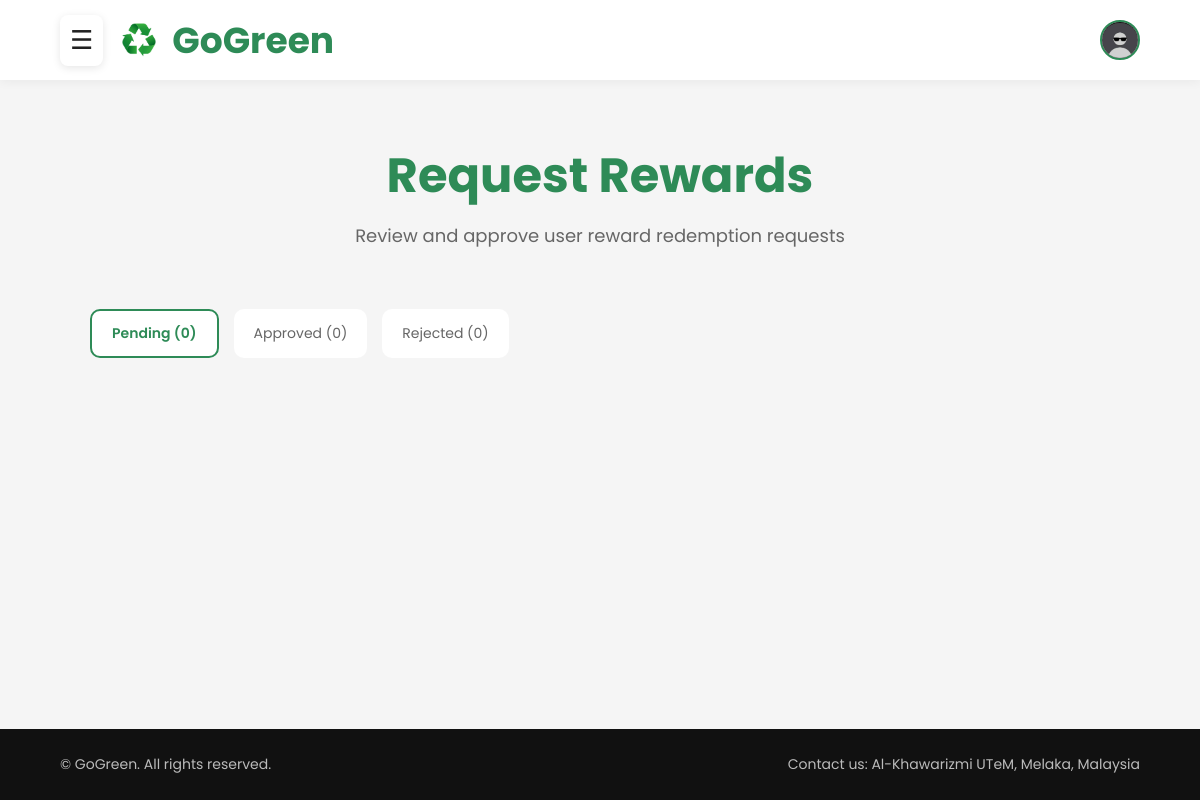
The page /Admin/reqreward.php on the database as committed earlier.
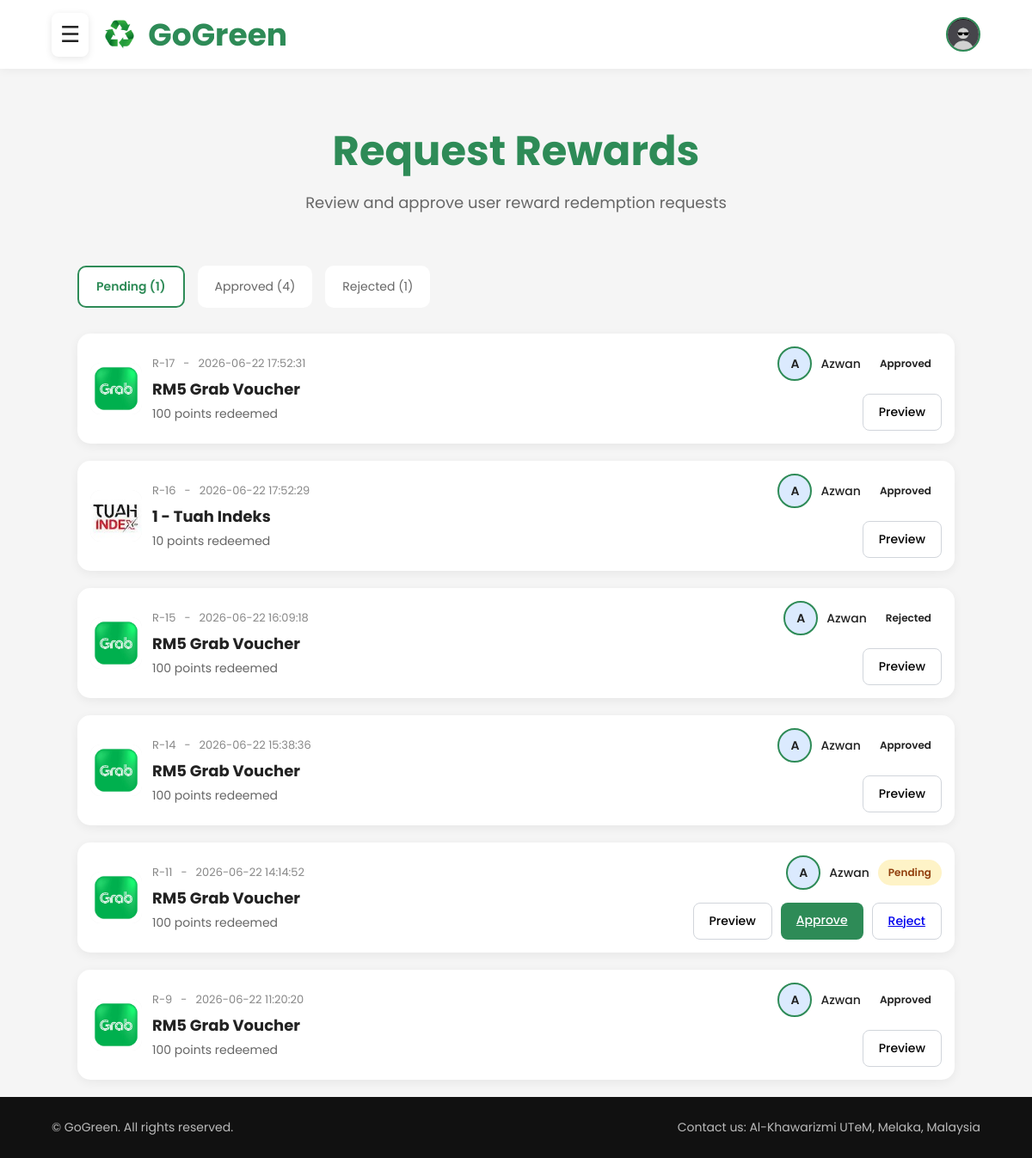
The same page on the database as committed later.
### tables this page shows
CREATE TABLE `reward_redeems` (
  `id` int(11) NOT NULL,
  `user_id` int(11) NOT NULL,
  `reward_id` int(11) NOT NULL,
  `quantity` int(11) DEFAULT 1,
  `total_points` int(11) DEFAULT NULL,
  `status` enum('pending','approved','rejected','completed') DEFAULT 'pending',
  `redeem_date` timestamp NOT NULL DEFAULT current_timestamp(),
  `serial_number` varchar(50) DEFAULT NULL,
  `approved_at` datetime DEFAULT NULL,
  `approved_by` int(11) DEFAULT NULL
);

CREATE TABLE `rewards` (
  `id` int(11) NOT NULL,
  `reward_name` varchar(100) NOT NULL,
  `description` text DEFAULT NULL,
  `points_required` int(11) NOT NULL,
  `stock` int(11) DEFAULT 0,
  `image` varchar(255) DEFAULT NULL,
  `status` enum('available','unavailable') DEFAULT 'available',
  `created_at` timestamp NOT NULL DEFAULT current_timestamp()
);

CREATE TABLE `users` (
  `id` int(11) NOT NULL,
  `fullname` varchar(100) NOT NULL,
  `username` varchar(50) NOT NULL,
  `email` varchar(100) NOT NULL,
  `matric_id` varchar(20) DEFAULT NULL,
  `phone` varchar(20) DEFAULT NULL,
  `password` varchar(255) NOT NULL,
  `role` enum('admin','worker','user') DEFAULT 'user',
  `faculty` varchar(100) DEFAULT NULL,
  `profile_image` varchar(255) DEFAULT 'default.png',
  `points` int(11) DEFAULT 0,
  `address` text DEFAULT NULL,
  `email_verified` tinyint(1) DEFAULT 0,
  `otp_code` varchar(10) DEFAULT NULL,
  `otp_expiry` datetime DEFAULT NULL,
  `status` enum('active','inactive','banned') DEFAULT 'active',
  `created_at` timestamp NOT NULL DEFAULT current_timestamp()
);

### Admin/reqreward.php (the view, shortened to what this page needs)
<?php
include "../config/database.php";
$query = "
SELECT
reward_redeems.*,
users.fullname,
rewards.reward_name,
rewards.image
FROM reward_redeems
INNER JOIN users
ON reward_redeems.user_id = users.id
INNER JOIN rewards
ON reward_redeems.reward_id = rewards.id
ORDER BY reward_redeems.id DESC
";
$result =
mysqli_query($conn, $query);
$pendingCount = mysqli_fetch_assoc(
    mysqli_query(
        $conn,
        "SELECT COUNT(*) AS total
        FROM reward_redeems
        WHERE status='pending'"
    )
)['total'];
$approvedCount = mysqli_fetch_assoc(
    mysqli_query(
        $conn,
        "SELECT COUNT(*) AS total
        FROM reward_redeems
        WHERE status='approved'"
    )
)['total'];
$rejectedCount = mysqli_fetch_assoc(
    mysqli_query(
        $conn,
        "SELECT COUNT(*) AS total
        FROM reward_redeems
        WHERE status='rejected'"
    )
)['total'];
?>
<!DOCTYPE html>
<html lang="en">
<head>
<link rel="stylesheet"
href="assets/css/reqreward.css">
</head>
<body>
<header>
<div class="header-left">
    <div class="menu-toggle"
    onclick="toggleMenu()">
        ☰
    </div>
    <div class="logo">
        <img
        src="image/recycle_imag.png"
        alt="GoGreen Logo">
        GoGreen
    </div>
</div>
<div class="header-right">
    <div class="user-avatar-container">
        <div class="user-avatar"
        onclick="toggleProfileMenu()">
            <img
src="<?php echo !empty($_SESSION['profile_image'])
? '../uploads/profile/'.$_SESSION['profile_image']
: '../uploads/profile/default.jpg'; ?>"
alt="Profile">
        </div>
    </div>
</div>
</header>
<section class="page-title">
<h1>
Request Rewards
</h1>
<p>
Review and approve user reward redemption requests
</p>
</section>
<div class="container">
<div class="tabs">
<button
class="tab active"
onclick="filterTab('pending',this)">
Pending
(<?php echo $pendingCount; ?>)
</button>
<button
class="tab"
onclick="filterTab('approved',this)">
Approved
(<?php echo $approvedCount; ?>)
</button>
<button
class="tab"
onclick="filterTab('rejected',this)">
Rejected
(<?php echo $rejectedCount; ?>)
</button>
</div>
<?php
while($row = mysqli_fetch_assoc($result)){
?>
<div
class="submission-card"
data-status="<?php echo $row['status']; ?>">
<div class="submission-left">
<div class="submission-icon">
<img
src="../uploads/rewards/<?php echo $row['image']; ?>"
alt="">
</div>
<div class="submission-details">
<div class="submission-meta">
<span>
R-<?php echo $row['id']; ?>
</span>
<span>-</span>
<span>
<?php
echo $row['redeem_date'];
?>
</span>
</div>
<h3>
<?php
echo $row['reward_name'];
?>
</h3>
<p>
<?php
echo $row['total_points']; ?>
points redeemed
</p>
</div>
</div>
<div class="submission-right">
<div class="submission-user">
<div class="user-avatar">
<?php
echo strtoupper(
substr(
$row['fullname'],
0,
1
)
);
?>
</div>
<span class="user-name">
<?php
echo $row['fullname'];
?>
</span>
<span
class="status <?php echo $row['status']; ?>">
<?php
echo ucfirst($row['status']);
?>
</span>
</div>
<div class="submission-actions">
<button
class="btn preview-btn"
onclick="openModal('../uploads/<?php echo $row['image']; ?>')">
Preview
</button>
<?php
if($row['status'] == 'pending'){
?>
<a
href="../auth/approve_reward.php?id=<?php echo $row['id']; ?>"
class="btn approve-btn">
Approve
</a>
<a
href="../auth/reject_reward.php?id=<?php echo $row['id']; ?>"
class="btn review-btn">
Reject
</a>
<?php
}
?>
</div>
</div>
</div>
<?php
}
?>
</div>
<footer>
<p class="left-footer">
© GoGreen. All rights reserved.
</p>
<p class="right-footer">
Contact us:
Al-Khawarizmi UTeM,
Melaka, Malaysia
</p>
</footer>
</body>
</html>

### Admin/assets/css/reqreward.css (style rules this page uses)
* { margin:0; padding:0; box-sizing:border-box; }
body { font-family:"Poppins", sans-serif; background:#f5f5f5; color:#222; overflow-x:hidden; min-height:100vh; display:flex; flex-direction:column; }
header { width:100%; height:80px; background:white; display:flex; justify-content:space-between; align-items:center; padding:0 60px; position:fixed; top:0; left:0; z-index:1000; box-shadow:0 2px 10px rgba(0,0,0,0.05); }
.header-left { display:flex; align-items:center; gap:15px; }
.header-right { display:flex; align-items:center; }
.logo { display:flex; align-items:center; gap:12px; font-size:36px; font-weight:700; color:#2e8b57; }
.logo img { width:42px; height:42px; object-fit:contain; }
.menu-toggle { font-size:26px; cursor:pointer; padding:6px 10px; border-radius:8px; background:white; box-shadow:0 2px 8px rgba(0,0,0,0.1); }
.user-avatar-container { position:relative; }
.user-avatar { width:42px; height:42px; border-radius:50%; overflow:hidden; cursor:pointer; border:2px solid #2e8b57; }
.user-avatar img { width:100%; height:100%; object-fit:cover; }
.page-title { margin-top:80px; text-align:center; padding:60px 20px; }
.page-title h1 { font-size:48px; color:#2e8b57; margin-bottom:10px; }
.page-title p { font-size:18px; color:#666; }
.container { width:85%; max-width:1100px; margin:0 auto; }
.tabs { display:flex; gap:15px; margin-bottom:30px; flex-wrap:wrap; }
.tab { padding:12px 20px; border:none; border-radius:10px; background:white; cursor:pointer; font-family:"Poppins", sans-serif; font-size:14px; color:#666; }
.tab.active { border:2px solid #2e8b57; color:#2e8b57; font-weight:600; }
.submission-card { background:white; border-radius:15px; padding:15px; margin-bottom:20px; display:flex; justify-content:space-between; align-items:center; gap:30px; box-shadow:0 3px 12px rgba(0,0,0,0.06); transition:0.2s ease; }
.submission-left { display:flex; align-items:center; gap:12px; }
.submission-icon { width:60px; height:60px; background:#f1f1f1; border-radius:12px; display:flex; justify-content:center; align-items:center; }
.submission-icon img { width:100%; height:100%; object-fit:cover; border-radius:12px; }
.submission-meta { display:flex; gap:10px; font-size:13px; color:#888; margin-bottom:6px; }
.submission-details h3 { font-size:18px; margin-bottom:5px; }
.submission-details p { font-size:14px; color:#666; }
.submission-right { display:flex; flex-direction:column; align-items:flex-end; gap:15px; }
.submission-user { display:flex; align-items:center; gap:10px; }
.user-avatar { width:40px; height:40px; border-radius:50%; background:#dbeafe; display:flex; justify-content:center; align-items:center; font-size:14px; font-weight:600; }
.user-name { font-size:14px; font-weight:500; }
.status { padding:6px 12px; border-radius:20px; font-size:12px; font-weight:600; }
.pending { background:#fef3c7; color:#92400e; }
.submission-actions { display:flex; gap:10px; }
.btn { padding:10px 18px; border-radius:8px; cursor:pointer; font-family:"Poppins", sans-serif; font-size:14px; font-weight:500; }
.preview-btn, .review-btn { background:white; border:1px solid #d1d5db; }
.approve-btn { background:#2e8b57; color:white; border:none; }
footer { background:#111; color:#bbb; display:flex; justify-content:space-between; align-items:center; padding:25px 60px; font-size:14px; flex-wrap:wrap; gap:10px; margin-top:auto; }

Rows that differ between the two databases and show on the page:
added reward_redeems: reward.image (picture), id "17", redeem_date "2026-06-22 17:52:31", reward.reward_name "RM5 Grab Voucher", total_points "100", user.fullname "A", user.fullname "Azwan", status "Approved"
added reward_redeems: reward.image (picture), id "16", redeem_date "2026-06-22 17:52:29", reward.reward_name "1 - Tuah Indeks", total_points "10", user.fullname "A", user.fullname "Azwan", status "Approved"
added reward_redeems: reward.image (picture), id "15", redeem_date "2026-06-22 16:09:18", reward.reward_name "RM5 Grab Voucher", total_points "100", user.fullname "A", user.fullname "Azwan", status "Rejected"
added reward_redeems: reward.image (picture), id "14", redeem_date "2026-06-22 15:38:36", reward.reward_name "RM5 Grab Voucher", total_points "100", user.fullname "A", user.fullname "Azwan", status "Approved"
added reward_redeems: reward.image (picture), id "11", redeem_date "2026-06-22 14:14:52", reward.reward_name "RM5 Grab Voucher", total_points "100", user.fullname "A", user.fullname "Azwan", status "Pending"
added reward_redeems: reward.image (picture), id "9", redeem_date "2026-06-22 11:20:20", reward.reward_name "RM5 Grab Voucher", total_points "100", user.fullname "A", user.fullname "Azwan", status "Approved"
Other text that changed with them:
$pendingCount: "0" → "1"
$approvedCount: "0" → "4"
$rejectedCount: "0" → "1"
